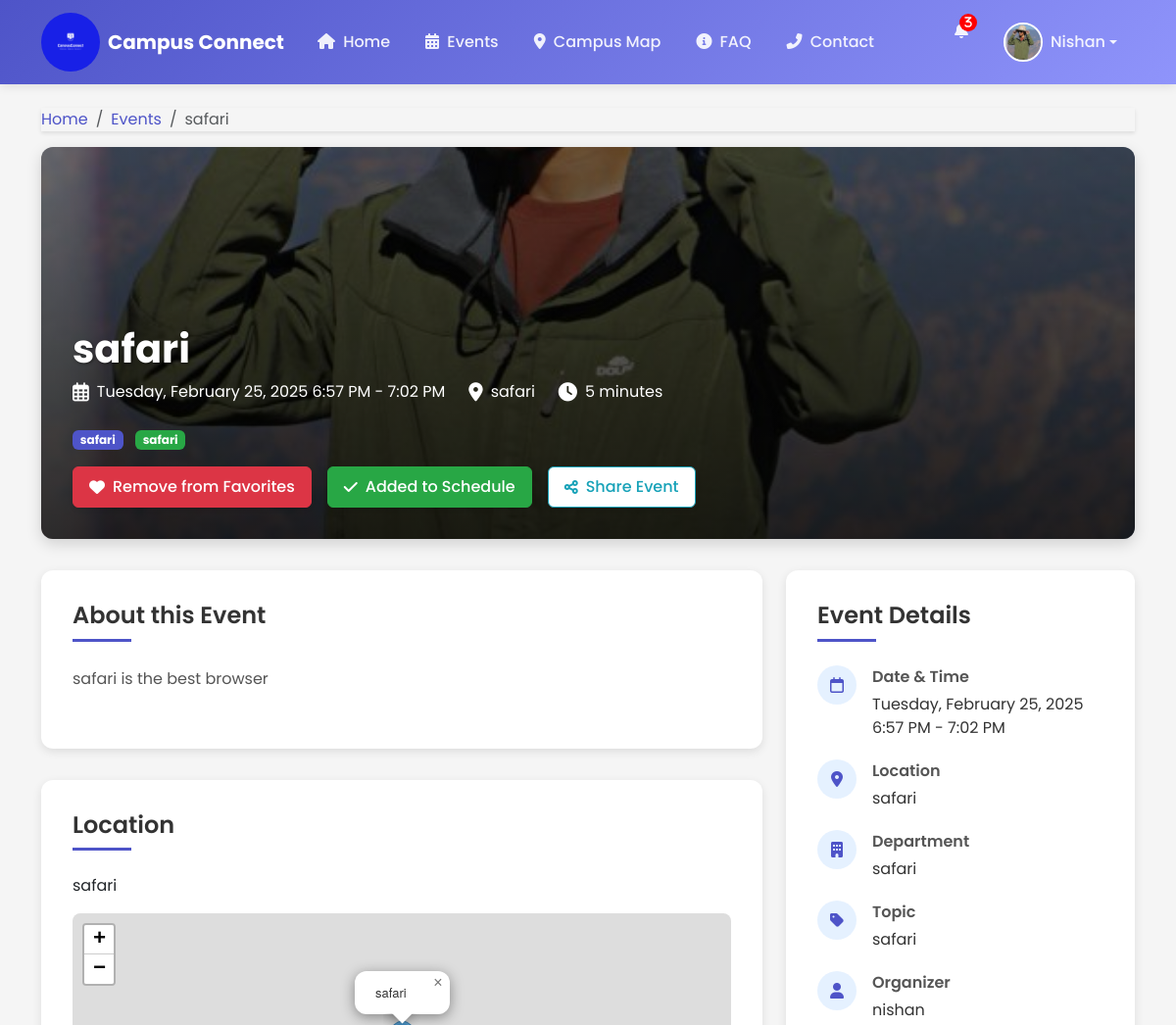
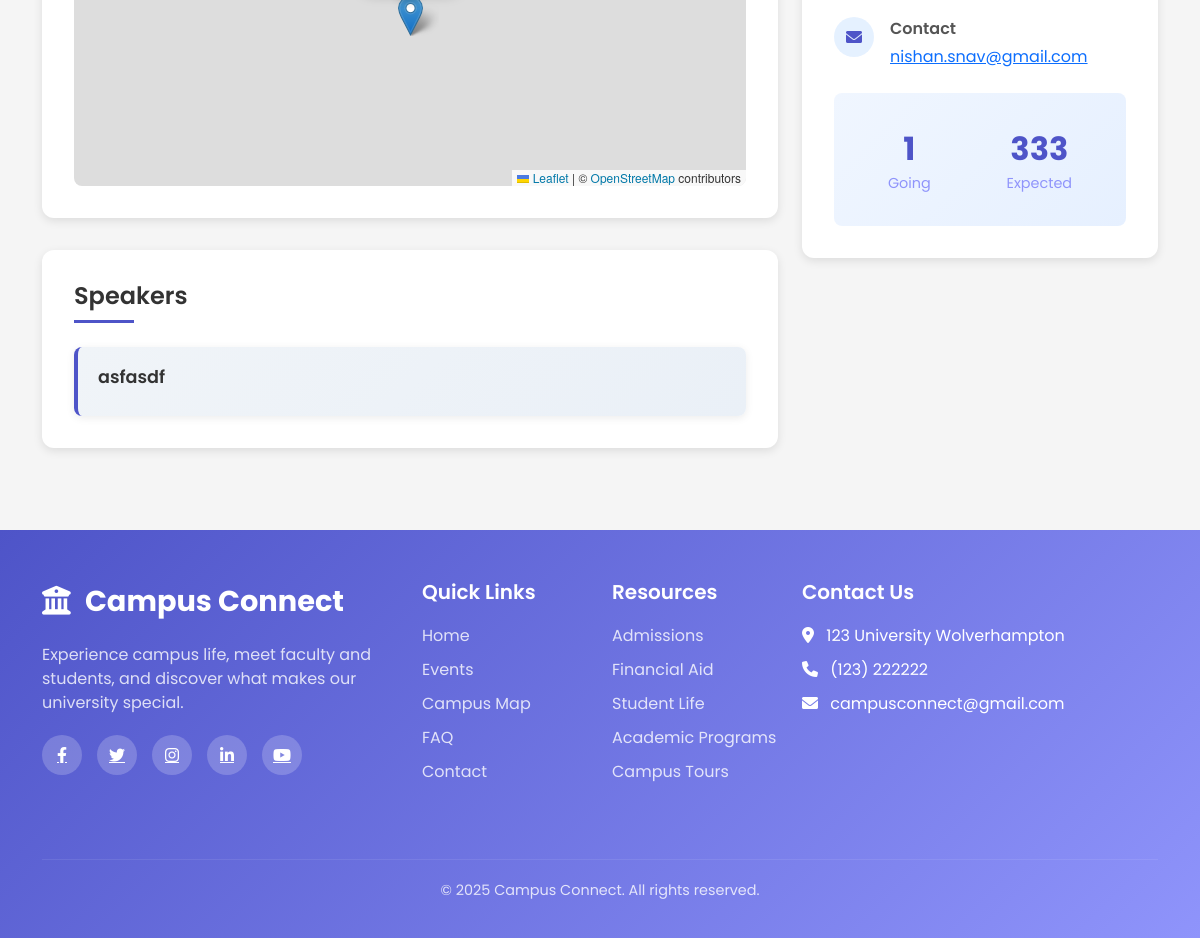
/event_details.php?id=8 (signed in), run on the app's committed database (2 pictures, top to bottom).
### tables this page shows
CREATE TABLE `users` (
  `user_id` int(11) NOT NULL,
  `username` varchar(50) NOT NULL,
  `email` varchar(100) NOT NULL,
  `password_hash` varchar(255) NOT NULL,
  `first_name` varchar(50) NOT NULL,
  `last_name` varchar(50) NOT NULL,
  `phone_number` varchar(20) DEFAULT NULL,
  `academic_interest` varchar(100) DEFAULT NULL,
  `account_created_at` timestamp NOT NULL DEFAULT current_timestamp(),
  `last_login` timestamp NOT NULL DEFAULT '0000-00-00 00:00:00',
  `profile_photo_original` varchar(255) DEFAULT NULL,
  `profile_photo_resized` varchar(255) DEFAULT NULL
);

CREATE TABLE `events` (
  `event_id` int(11) NOT NULL,
  `admin_id` int(11) NOT NULL,
  `title` varchar(255) NOT NULL,
  `description` text DEFAULT NULL,
  `event_date` date NOT NULL,
  `start_time` time NOT NULL,
  `end_time` time NOT NULL,
  `location` varchar(255) NOT NULL,
  `latitude` decimal(10,7) DEFAULT NULL,
  `longitude` decimal(10,7) DEFAULT NULL,
  `speakers` text DEFAULT NULL,
  `department` varchar(100) DEFAULT NULL,
  `topic` varchar(100) DEFAULT NULL,
  `tag` varchar(100) DEFAULT NULL,
  `estimated_participants` int(11) DEFAULT 0,
  `event_image_original` varchar(255) DEFAULT NULL,
  `event_image_resized` varchar(255) DEFAULT NULL,
  `created_at` timestamp NOT NULL DEFAULT current_timestamp(),
  `updated_at` timestamp NOT NULL DEFAULT current_timestamp() ON UPDATE current_timestamp()
);

### event_details.php (the view, shortened to what the rows shown need)
<?php
require_once 'config.php';
$user_id = $_SESSION['user_id'];
$event_id = intval($_GET['id']);
$event_query = "SELECT
    e.event_id,
    e.title,
    e.description,
    DATE_FORMAT(e.event_date, '%Y-%m-%d') as event_date,
    DATE_FORMAT(e.start_time, '%H:%i') as start_time,
    DATE_FORMAT(e.end_time, '%H:%i') as end_time,
    CONCAT(DATE_FORMAT(e.event_date, '%W, %M %e, %Y'), ' ', DATE_FORMAT(e.start_time, '%l:%i %p'), ' - ', DATE_FORMAT(e.end_time, '%l:%i %p')) as formatted_date_time,
    e.location,
    e.latitude,
    e.longitude,
    e.speakers,
    e.department,
    e.topic,
    e.tag,
    e.estimated_participants,
    COALESCE(e.event_image_resized, e.event_image_original, 'https://via.placeholder.com/800x400') as image,
    a.username as organizer_name,  -- Corrected column names
    a.email as organizer_email     -- Corrected column names
FROM events e
LEFT JOIN admins a ON e.admin_id = a.admin_id  -- Use LEFT JOIN
WHERE e.event_id = ?";
$event_stmt = $conn->prepare($event_query);
$event_stmt->bind_param("i", $event_id);
$event_stmt->execute();
$event_result = $event_stmt->get_result();
$event = $event_result->fetch_assoc();
$speakers_array = [];
if (!empty($event['speakers'])) {
    $speakers_array = explode(',', $event['speakers']);
}
$is_favorite = false;
$favorite_query = "SELECT 1 FROM user_favorites WHERE user_id = ? AND event_id = ? LIMIT 1";
$favorite_stmt = $conn->prepare($favorite_query);
$favorite_stmt->bind_param("ii", $user_id, $event_id);
$favorite_stmt->execute();
if ($favorite_stmt->get_result()->num_rows > 0) {
    $is_favorite = true;
}
$is_scheduled = false;
$schedule_query = "SELECT 1 FROM user_schedules WHERE user_id = ? AND event_id = ? LIMIT 1";
$schedule_stmt = $conn->prepare($schedule_query);
$schedule_stmt->bind_param("ii", $user_id, $event_id);
$schedule_stmt->execute();
if ($schedule_stmt->get_result()->num_rows > 0) {
    $is_scheduled = true;
}
$formatted_description = nl2br(htmlspecialchars($event['description']));
?>
    <link href="https://cdn.jsdelivr.net/npm/bootstrap@5.3.0-alpha1/dist/css/bootstrap.min.css" rel="stylesheet">
    <link rel="stylesheet" href="https://cdnjs.cloudflare.com/ajax/libs/font-awesome/6.0.0/css/all.min.css">
    <?php if ($event['latitude'] && $event['longitude']): ?>
        <link rel="stylesheet" href="https://unpkg.com/leaflet@1.9.4/dist/leaflet.css"/>
    <?php endif; ?>
    <?php include 'header.php'; ?>
    <div class="container mt-4 fade-in">
        <nav aria-label="breadcrumb">
            <ol class="breadcrumb">
                <li class="breadcrumb-item"><a href="dashboard.php">Home</a></li>
                <li class="breadcrumb-item"><a href="events.php">Events</a></li>
                <li class="breadcrumb-item active" aria-current="page"><?php echo htmlspecialchars($event['title']); ?></li>
            </ol>
        </nav>
        <div class="event-header">
            <div class="event-header-overlay">
                <h1 class="event-title"><?php echo htmlspecialchars($event['title']); ?></h1>
                <div class="event-meta">
                    <div class="event-meta-item">
                    </div>
                    <div class="event-meta-item">
                        <i class="fas fa-map-marker-alt"></i>
                        <span><?php echo htmlspecialchars($event['location']); ?></span>
                    </div>
                    <div class="event-meta-item">
                    </div>
                </div>
                <div>
                    <?php if (!empty($event['department'])): ?>
                        <span class="badge badge-department"><?php echo htmlspecialchars($event['department']); ?></span>
                    <?php endif; ?>
                    <?php if (!empty($event['topic'])): ?>
                        <span class="badge badge-topic"><?php echo htmlspecialchars($event['topic']); ?></span>
                    <?php endif; ?>
                </div>
                <div class="event-actions">
                    <button id="btnFavorite" class="btn-action btn-favorite <?php echo $is_favorite ? 'active' : ''; ?>" data-event-id="<?php echo $event['event_id']; ?>">
                    </button>
                    <button id="btnSchedule" class="btn-action btn-schedule <?php echo $is_scheduled ? 'active' : ''; ?>" data-event-id="<?php echo $event['event_id']; ?>">
                    </button>
                    <button class="btn-action btn-share" data-bs-toggle="modal" data-bs-target="#shareModal">
                    </button>
                </div>
             </div>
           </div>
        <div class="row">
            <div class="col-lg-8">
                <div class="content-section">
                    <h2 class="section-title">About this Event</h2>
                    <div class="event-description">
                        <?php echo $formatted_description; ?>
                    </div>
                </div>
                <div class="content-section">
                    <h2 class="section-title">Location</h2>
                    <p class="mb-3"><?php echo htmlspecialchars($event['location']); ?></p>
                    <?php if ($event['latitude'] && $event['longitude']): ?>
                    <div id="event-map"></div>
                    <?php else: ?>
                    <div class="alert alert-info">
                        <i class="fas fa-info-circle me-2"></i> Map location information not available.
                    </div>
                    <?php endif; ?>
                </div>
                <?php if (!empty($speakers_array)): ?>
                <div class="content-section">
                    <h2 class="section-title">Speakers</h2>
                    <div class="speakers-container">
                        <?php foreach ($speakers_array as $speaker): ?>
                        <div class="speaker-card">
                            <h3 class="speaker-name"><?php echo htmlspecialchars(trim($speaker)); ?></h3>
                        </div>
                        <?php endforeach; ?>
                    </div>
                </div>
                <?php endif; ?>
            </div>
            <div class="col-lg-4">
                <div class="content-section">
                    <h2 class="section-title">Event Details</h2>
                    <ul class="details-list">
                        <li class="details-item">
                            <div class="details-content">
                                <div class="details-label">Location</div>
                                <div class="details-value"><?php echo htmlspecialchars($event['location']); ?></div>
                            </div>
                        </li>
                        <?php if (!empty($event['department'])): ?>
                        <li class="details-item">
                            <div class="details-icon">
                                <i class="fas fa-building"></i>
                            </div>
                            <div class="details-content">
                                <div class="details-label">Department</div>
                                <div class="details-value"><?php echo htmlspecialchars($event['department']); ?></div>
                            </div>
                        </li>
                        <?php endif; ?>
                        <?php if (!empty($event['topic'])): ?>
                        <li class="details-item">
                            <div class="details-icon">
                                <i class="fas fa-tag"></i>
                            </div>
                            <div class="details-content">
                                <div class="details-label">Topic</div>
                                <div class="details-value"><?php echo htmlspecialchars($event['topic']); ?></div>
                            </div>
                        </li>
                        <?php endif; ?>
                        <li class="details-item">
                            <div class="details-content">
                                <div class="details-label">Organizer</div>
                                <div class="details-value"><?php echo htmlspecialchars($event['organizer_name'] ?? 'Campus Connect'); ?></div>
                            </div>
                        </li>
                        <li class="details-item">
                            <div class="details-content">
                                <div class="details-value">
                                    <a href="mailto:<?php echo htmlspecialchars($event['organizer_email'] ?? 'contact@campusconnect.com'); ?>">
                                        <?php echo htmlspecialchars($event['organizer_email'] ?? 'contact@campusconnect.com'); ?>
                                    </a>
                                </div>
                            </div>
                        </li>
                    </ul>
                    <div class="attendance-stats">
                        <div class="stat-item">
                            <span class="stat-value"><?php echo $event['estimated_participants']; ?></span>
                            <span class="stat-label">Expected</span>
                        </div>
                    </div>
                </div>
            </div>
        </div>
    </div>
    <?php include 'footer.php'; ?>

### header.php (shortened to what the rows shown need)
<?php
require_once 'config.php';
$user_id = $_SESSION['user_id'];
$user_query = "SELECT * FROM users WHERE user_id = ?";
$user_stmt = $conn->prepare($user_query);
$user_stmt->bind_param("i", $user_id);
$user_stmt->execute();
$user_result = $user_stmt->get_result();
if ($user_result->num_rows === 1) {
    $user = $user_result->fetch_assoc();
} else {
    session_destroy();
    header("Location: index.php");
    exit;
}
?>
<!DOCTYPE html>
<html lang="en">
<head>
    <link href="https://cdn.jsdelivr.net/npm/bootstrap@5.3.0-alpha1/dist/css/bootstrap.min.css" rel="stylesheet">
    <link rel="stylesheet" href="https://cdnjs.cloudflare.com/ajax/libs/font-awesome/6.0.0/css/all.min.css">
</head>
<body>
    <nav class="navbar navbar-expand-lg navbar-dark sticky-top">
        <div class="container">
            <div class="collapse navbar-collapse" id="navbarNav">
                <ul class="navbar-nav">
                    <li class="nav-item dropdown">
                        <a class="nav-link dropdown-toggle d-flex align-items-center" href="#" id="userDropdown" role="button" data-bs-toggle="dropdown" aria-expanded="false">
                            <?php if (!empty($user['profile_photo_resized'])): ?>
                                <img src="<?php echo $user['profile_photo_resized']; ?>" alt="User Avatar" class="user-avatar me-2">
                            <?php else: ?>
                                <div class="user-avatar me-2 bg-secondary d-flex align-items-center justify-content-center">
                                    <i class="fas fa-user text-white"></i>
                                </div>
                            <?php endif; ?>
                            <span><?php echo $user['first_name']; ?></span>
                        </a>
                    </li>
                </ul>
            </div>
        </div>
    </nav>

### data on the page
users: profile_photo_resized (picture), first_name "Nishan"
events: title "safari", location "safari", department "safari", topic "safari", description "safari is the best browser", speakers "asfasdf", admin.username "nishan", admin.email "nishan.snav@gmail.com", estimated_participants "333"

### other printed values
$event['formatted_date_time'] "Tuesday, February 25, 2025 6:57 PM - 7:02 PM"
$duration "5 minutes"
$attendee_count "1"
